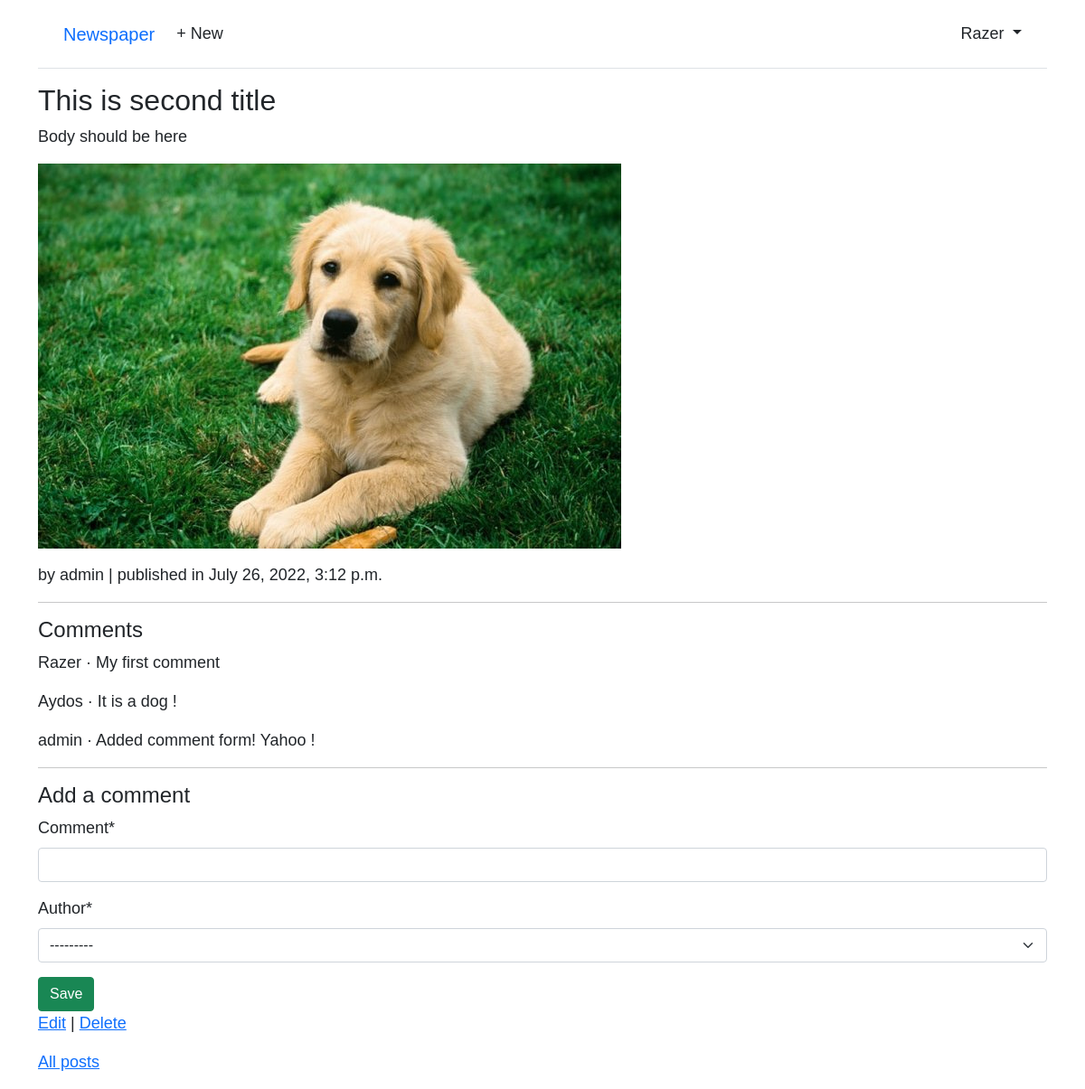
Screenshot of /posts/2/ (signed in) with the database file from the repository.
### accounts/models.py (models this page shows)
class CustomUser(AbstractUser):
    age = models.PositiveIntegerField(null=True, blank=True)
    city = models.CharField(max_length=100)

### posts/models.py (models this page shows, shortened)
class Post(models.Model):
    title = models.CharField(max_length=150)
    body = models.TextField()
    photo = models.ImageField(upload_to='images', blank=True)
    date = models.DateTimeField(auto_now_add=True)
    author = models.ForeignKey(
        settings.AUTH_USER_MODEL,
        on_delete=models.CASCADE,
    )

class Comment(models.Model):
    post = models.ForeignKey(Post, on_delete=models.CASCADE)
    comment = models.CharField(max_length=140)
    author = models.ForeignKey(
        settings.AUTH_USER_MODEL,
        on_delete = models.CASCADE
    )
    def __str__(self):
        return self.comment

### posts/views.py (the view, shortened to what this page needs)
# urls.py: path("<int:pk>/", PostDetailView.as_view(), name="post_detail"),
class PostDetailView(LoginRequiredMixin, View):
    def get(self, request, *args, **kwargs):
        view = CommentGet.as_view()
        return view(request,*args, **kwargs)

### posts/forms.py
class CommentForm(forms.ModelForm):
    class Meta:
        model = Comment
        fields = ('comment', "author")

### posts/views.py (called while the page is built)
    def get_context_data(self, **kwargs):
        context = super().get_context_data(**kwargs)
        context['form'] = CommentForm()
        return context

### templates/post_detail.html (shortened to what this page needs)
{% extends "base.html" %}
{% load crispy_forms_tags %}
{% block content %}
  <h2>{{ post.title }}</h2>
  <p>{{ post.body }}</p>
  <p> <img src="{{ post.photo.url }}" alt="{{ post.title}}"></p>
  <p> by {{ post.author}} | published in {{ post.date }}</p>
  <hr>
  <h4>Comments</h4>
  {% for comment in post.comment_set.all %}
    <p>{{ comment.author }} &middot {{ comment }}</p>
  {% endfor %}
    <hr>
  <h4>Add a comment </h4>
    <form method="post">
      {{ form | crispy }}
      <button type="submit" class="btn btn-success ml-2">Save</button>
    </form>
  <p><a href="{% url 'post_edit' post.pk %}">Edit</a> | <a href="{% url 'post_delete' post.pk %}">Delete</a></p>
  <p><a href="{% url 'post_list' %}">All posts</a></p>
{% endblock content %}

### templates/base.html (shortened to what this page needs)
<!DOCTYPE html>
{% load static %}
<html>
<head>
  <link href="https://cdn.jsdelivr.net/npm/bootstrap@5.1.3/dist/css/bootstrap.min.css" rel="stylesheet">
  <link rel="stylesheet" href="{% static 'css/base.css' %}">
</head>
<body>
  <div class="container">
    <header class="p-3 mb-3 border-bottom">
      <div class="container">
        <div class="d-flex flex-wrap align-items-center justify-content-center
          justify-content-lg-start">
          <a class="navbar-brand" href="{% url 'home' %}">Newspaper</a>
          <ul class="nav col-12 col-lg-auto me-lg-auto mb-2 justify-content-center
            mb-md-0">
          {% if user.is_authenticated %}
            <li><a href="{% url 'post_new' %}" class="nav-link px-2 link-dark">+ New</a></li>
          </ul>
          <div class="dropdown text-end">
            <a href="#" class="d-block link-dark text-decoration-none dropdown-toggle"
              id="dropdownUser1" data-bs-toggle="dropdown" aria-expanded="false">
              {{ user.username }}
            </a>
          </div>
          {% else %}
          </ul>
          <div class="text-end">
            <a href="{% url 'login' %}" class="btn btn-outline-primary me-2">Log In</a>
            <a href="{% url 'signup' %}" class="btn btn-primary">Sign Up</a>
          </div>
          {% endif %}
        </div>
      </div>
    </header>
    <main>
      {% block content %}
      {% endblock content %}
    </main>
  </div>
</body>
</html>

### static/css/base.css (style rules this page uses)
body { font-family: 'Source Sans Pro', sans-serif; font-size: 18px; }
header { border-bottom: 1px solid #999; margin-bottom: 2rem; display: flex; }

### rows the page displays
CustomUser: username "Razer"
Post: title "This is second title", body "Body should be here", photo (picture), author "admin", date "July 26, 2022, 3:12 p.m."
Comment: author "Razer", comment "My first comment"
Comment: author "Aydos", comment "It is a dog !"
Comment: author "admin", comment "Added comment form! Yahoo !"
